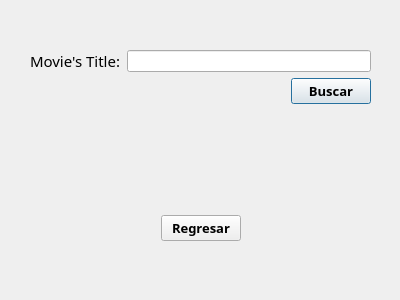
<?xml version="1.0" encoding="UTF-8"?>
<ui version="4.0">
 <class>Buscar</class>
 <widget class="QDialog" name="Buscar">
  <property name="geometry">
   <rect>
    <x>0</x>
    <y>0</y>
    <width>400</width>
    <height>300</height>
   </rect>
  </property>
  <property name="windowTitle">
   <string>Dialog</string>
  </property>
  <widget class="QWidget" name="layoutWidget">
   <property name="geometry">
    <rect>
     <x>30</x>
     <y>50</y>
     <width>341</width>
     <height>191</height>
    </rect>
   </property>
   <layout class="QVBoxLayout" name="verticalLayout_3">
    <item>
     <layout class="QVBoxLayout" name="verticalLayout">
      <item>
       <layout class="QHBoxLayout" name="horizontalLayout">
        <item>
         <widget class="QLabel" name="labelTitle">
          <property name="font">
           <font>
            <family>Footlight MT Light</family>
            <pointsize>11</pointsize>
           </font>
          </property>
          <property name="text">
           <string>Movie's Title:</string>
          </property>
         </widget>
        </item>
        <item>
         <widget class="QLineEdit" name="titleMovie"/>
        </item>
       </layout>
      </item>
      <item>
       <layout class="QHBoxLayout" name="horizontalLayout_2">
        <item>
         <spacer name="horizontalSpacer">
          <property name="orientation">
           <enum>Qt::Horizontal</enum>
          </property>
          <property name="sizeHint" stdset="0">
           <size>
            <width>40</width>
            <height>20</height>
           </size>
          </property>
         </spacer>
        </item>
        <item>
         <widget class="QPushButton" name="pushBuscar">
          <property name="font">
           <font>
            <family>Bahnschrift SemiBold SemiConden</family>
            <pointsize>10</pointsize>
            <weight>75</weight>
            <bold>true</bold>
           </font>
          </property>
          <property name="text">
           <string>Buscar</string>
          </property>
         </widget>
        </item>
       </layout>
      </item>
     </layout>
    </item>
    <item>
     <layout class="QVBoxLayout" name="verticalLayout_2">
      <item>
       <spacer name="verticalSpacer_2">
        <property name="orientation">
         <enum>Qt::Vertical</enum>
        </property>
        <property name="sizeHint" stdset="0">
         <size>
          <width>20</width>
          <height>40</height>
         </size>
        </property>
       </spacer>
      </item>
      <item>
       <widget class="QLabel" name="labelResult">
        <property name="font">
         <font>
          <family>Bahnschrift SemiBold SemiConden</family>
          <pointsize>12</pointsize>
          <weight>75</weight>
          <bold>true</bold>
         </font>
        </property>
        <property name="text">
         <string/>
        </property>
        <property name="alignment">
         <set>Qt::AlignCenter</set>
        </property>
       </widget>
      </item>
      <item>
       <spacer name="verticalSpacer">
        <property name="orientation">
         <enum>Qt::Vertical</enum>
        </property>
        <property name="sizeHint" stdset="0">
         <size>
          <width>20</width>
          <height>40</height>
         </size>
        </property>
       </spacer>
      </item>
      <item>
       <layout class="QHBoxLayout" name="horizontalLayout_3">
        <item>
         <spacer name="horizontalSpacer_3">
          <property name="orientation">
           <enum>Qt::Horizontal</enum>
          </property>
          <property name="sizeHint" stdset="0">
           <size>
            <width>40</width>
            <height>20</height>
           </size>
          </property>
         </spacer>
        </item>
        <item>
         <widget class="QPushButton" name="pushBack2">
          <property name="font">
           <font>
            <family>Bahnschrift SemiBold SemiConden</family>
            <pointsize>10</pointsize>
            <weight>75</weight>
            <bold>true</bold>
           </font>
          </property>
          <property name="text">
           <string>Regresar</string>
          </property>
         </widget>
        </item>
        <item>
         <spacer name="horizontalSpacer_2">
          <property name="orientation">
           <enum>Qt::Horizontal</enum>
          </property>
          <property name="sizeHint" stdset="0">
           <size>
            <width>40</width>
            <height>20</height>
           </size>
          </property>
         </spacer>
        </item>
       </layout>
      </item>
     </layout>
    </item>
   </layout>
  </widget>
 </widget>
 <resources/>
 <connections/>
</ui>
